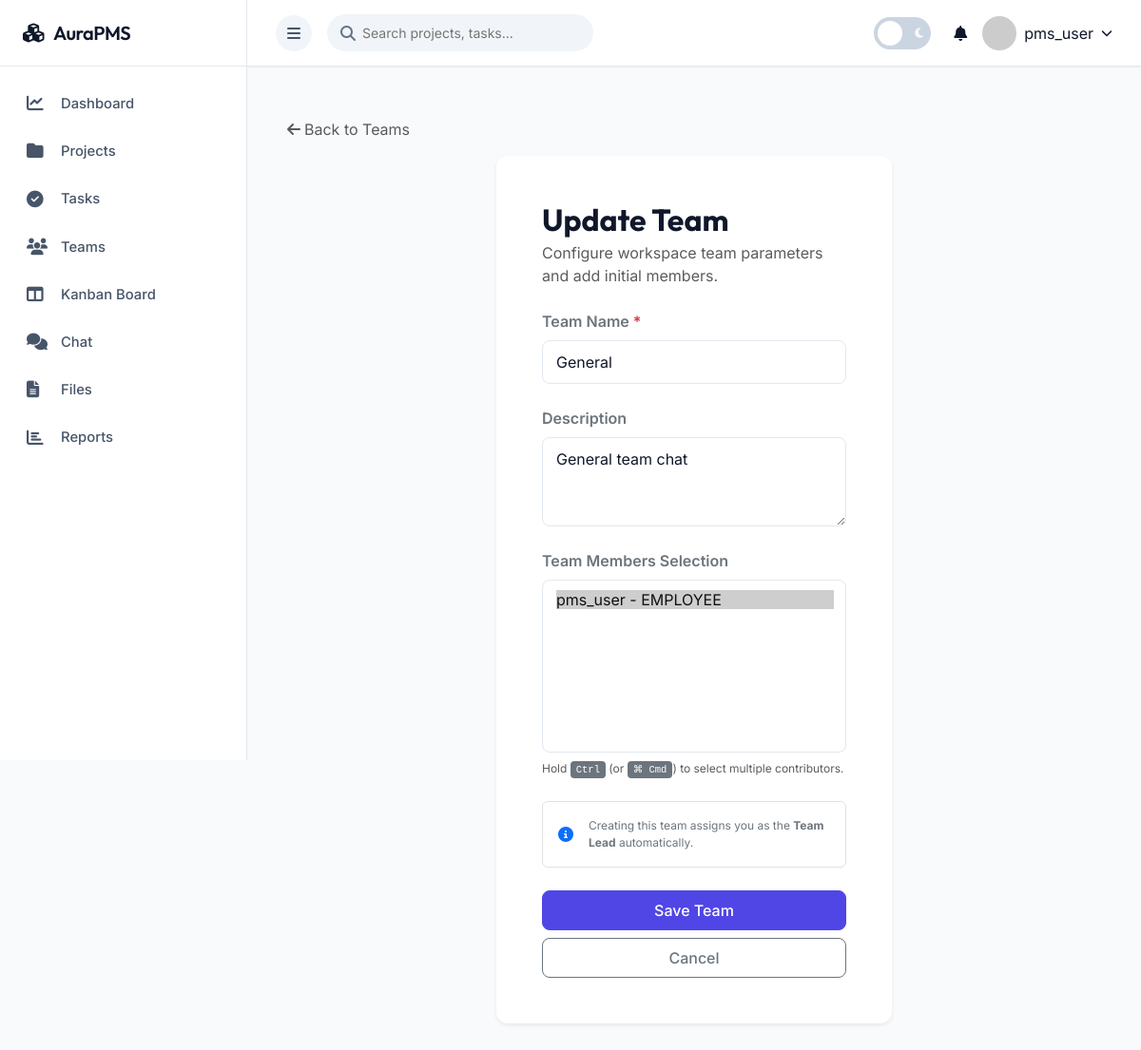
The app's page /teams/1/update/ (signed in) with its own data.
### apps/accounts/models.py (models this page shows, shortened)
class User(AbstractUser):
    ROLE_CHOICES = [
        ('SUPER_ADMIN', 'Super Admin'),
        ('PROJECT_MANAGER', 'Project Manager'),
        ('EMPLOYEE', 'Employee'),
    ]
    role = models.CharField(max_length=20, choices=ROLE_CHOICES, default='EMPLOYEE')
    phone = models.CharField(max_length=15, blank=True)
    profile_picture = models.ImageField(upload_to='profiles/', null=True, blank=True)
    department = models.CharField(max_length=100, blank=True)
    designation = models.CharField(max_length=100, blank=True)
    date_joined = models.DateTimeField(auto_now_add=True)
    is_active = models.BooleanField(default=True)
    last_login_ip = models.GenericIPAddressField(null=True, blank=True)
    def __str__(self):
        return f"{self.username} - {self.role}"
    class Meta:
        db_table = 'users'

### apps/teams/models.py (models this page shows, shortened)
class Team(models.Model):
    name = models.CharField(max_length=100)
    description = models.TextField(blank=True)
    team_lead = models.ForeignKey(User, on_delete=models.CASCADE, related_name='led_teams')
    members = models.ManyToManyField(User, related_name='teams', blank=True)
    created_at = models.DateTimeField(auto_now_add=True)
    updated_at = models.DateTimeField(auto_now=True)
    class Meta:
        ordering = ['name']

### apps/teams/views.py (the view)
# urls.py: path('<int:pk>/update/', views.team_update, name='team_update'),
@login_required
def team_update(request, pk):
    team = get_object_or_404(Team, pk=pk)
    if request.user != team.team_lead and request.user.role != 'SUPER_ADMIN':
        messages.error(request, 'You do not have permission to edit this team.')
        return redirect('team_list')
    if request.method == 'POST':
        form = TeamForm(request.POST, instance=team)
        if form.is_valid():
            form.save()
            messages.success(request, f'Team "{team.name}" updated successfully!')
            return redirect('team_detail', pk=team.pk)
    else:
        form = TeamForm(instance=team)
    return render(request, 'teams/team_form.html', {'form': form, 'title': 'Update Team', 'team': team})

### apps/teams/forms.py
class TeamForm(forms.ModelForm):
    members = forms.ModelMultipleChoiceField(
        queryset=User.objects.filter(role='EMPLOYEE'),
        widget=forms.SelectMultiple(attrs={'class': 'form-control'}),
        required=False
    )
    class Meta:
        model = Team
        fields = ['name', 'description', 'members']
        widgets = {
            'name': forms.TextInput(attrs={'class': 'form-control'}),
            'description': forms.Textarea(attrs={'rows': 3, 'class': 'form-control'}),
        }

### apps/accounts/context_processors.py (called while the page is built)
def user_teams(request):
    if request.user.is_authenticated:
        teams = Team.objects.filter(members=request.user)
        return {'user_teams': teams}
    return {'user_teams': []}

### templates/teams/team_form.html (shortened to what this page needs)
{% extends 'base.html' %}
{% load static %}
{% block content %}
<div class="container-fluid py-4">
    <div class="mb-3">
        <a href="{% url 'team_list' %}" class="text-muted text-decoration-none font-14 d-inline-flex align-items-center gap-1">
            <i class="fas fa-arrow-left"></i> Back to Teams
        </a>
    </div>
    <div class="row justify-content-center">
        <div class="col-lg-6 col-md-8">
            <div class="card border-0 shadow-sm">
                <div class="card-body p-4 p-md-5">
                    <div class="mb-4">
                        <h2 class="fw-bold text-dark-mode-light mb-1" style="font-family: 'Outfit', sans-serif;">{{ title }}</h2>
                        <p class="text-muted font-13">Configure workspace team parameters and add initial members.</p>
                    </div>
                    <form method="post" novalidate>
                        <div class="row g-4">
                            <div class="col-12">
                                <label for="id_name" class="form-label fw-semibold text-secondary font-13">Team Name <span class="text-danger">*</span></label>
                                {{ form.name }}
                            </div>
                            <div class="col-12">
                                <label for="id_description" class="form-label fw-semibold text-secondary font-13">Description</label>
                                {{ form.description }}
                            </div>
                            <div class="col-12">
                                <label for="id_members" class="form-label fw-semibold text-secondary font-13">Team Members Selection</label>
                                {{ form.members }}
                                <div class="form-text font-12 text-muted mt-2">
                                    Hold <kbd class="bg-secondary text-white font-10">Ctrl</kbd> (or <kbd class="bg-secondary text-white font-10">⌘ Cmd</kbd>) to select multiple contributors.
                                </div>
                            </div>
                        </div>
                        <div class="bg-primary-light border border-color rounded p-3 mt-4 mb-4 d-flex gap-3 align-items-center">
                            <i class="fas fa-info-circle text-primary font-18"></i>
                            <span class="font-12 text-secondary">Creating this team assigns you as the <strong>Team Lead</strong> automatically.</span>
                        </div>
                        <div class="d-flex flex-column gap-2">
                            <button type="submit" class="btn btn-primary w-100">Save Team</button>
                            <a href="{% url 'team_list' %}" class="btn btn-outline-secondary w-100">Cancel</a>
                        </div>
                    </form>
                </div>
            </div>
        </div>
    </div>
</div>
{% endblock %}

### templates/base.html (shortened to what this page needs)
<!DOCTYPE html>
<html lang="en">
<head>
    <link href="https://cdn.jsdelivr.net/npm/bootstrap@5.3.0/dist/css/bootstrap.min.css" rel="stylesheet">
    <link rel="stylesheet" href="https://cdnjs.cloudflare.com/ajax/libs/font-awesome/6.4.0/css/all.min.css">
    <link href='https://cdn.jsdelivr.net/npm/fullcalendar@5.11.3/main.min.css' rel='stylesheet' />
    {% load static %}
    <link rel="stylesheet" href="{% static 'css/style.css' %}">
</head>
<body>
    <div class="sidebar">
        <div class="sidebar-header">
            <h3><i class="fas fa-cubes text-indigo-500"></i> <span>AuraPMS</span></h3>
        </div>
        <div class="sidebar-menu">
            <a href="{% url 'dashboard' %}" class="menu-item">
                <i class="fas fa-chart-line"></i> <span>Dashboard</span>
            </a>
            <a href="{% url 'project_list' %}" class="menu-item">
                <i class="fas fa-folder"></i> <span>Projects</span>
            </a>
            <a href="{% url 'task_list' %}" class="menu-item">
                <i class="fas fa-check-circle"></i> <span>Tasks</span>
            </a>
            <a href="{% url 'team_list' %}" class="menu-item">
                <i class="fas fa-users"></i> <span>Teams</span>
            </a>
            <a href="{% url 'kanban_board' %}" class="menu-item">
                <i class="fas fa-columns"></i> <span>Kanban Board</span>
            </a>
            <a href="{% url 'chat_room' team_id=1 %}" class="menu-item">
                <i class="fas fa-comments"></i> <span>Chat</span>
            </a>
            <a href="{% url 'file_list' %}" class="menu-item">
                <i class="fas fa-file-alt"></i> <span>Files</span>
            </a>
            <a href="{% url 'reports_dashboard' %}" class="menu-item">
                <i class="fas fa-chart-bar"></i> <span>Reports</span>
            </a>
        </div>
    </div>
    <div class="main-content">
        <nav class="navbar">
            <div class="d-flex align-items-center gap-3">
                <button class="btn btn-icon" id="sidebarToggle">
                    <i class="fas fa-bars"></i>
                </button>
                <div class="nav-search">
                    <i class="fas fa-search"></i>
                    <input type="text" placeholder="Search projects, tasks...">
                </div>
            </div>
            <div class="nav-icons align-items-center">
                <div class="theme-switch-wrapper me-2">
                    <label class="theme-switch" for="darkModeToggle">
                        <div class="slider round">
                            <i class="fas fa-sun text-warning font-12"></i>
                            <i class="fas fa-moon text-light font-12"></i>
                        </div>
                    </label>
                </div>
                <div class="notification-dropdown position-relative dropdown" id="notificationDropdownBtn">
                    <div data-bs-toggle="dropdown" class="cursor-pointer">
                        <i class="fas fa-bell"></i>
                        <span class="badge" id="notificationCount">0</span>
                    </div>
                </div>
                <div class="user-dropdown dropdown">
                    <div class="d-flex align-items-center gap-2 cursor-pointer" id="userMenuBtn" data-bs-toggle="dropdown">
                        {% if request.user.profile_picture %}
                            <img src="{{ request.user.profile_picture.url }}" alt="User">
                        {% else %}
                            <img src="https://via.placeholder.com/40" alt="User">
                        {% endif %}
                        <span class="d-none d-md-inline">{{ request.user.username }}</span>
                        <i class="fas fa-chevron-down font-12"></i>
                    </div>
                </div>
            </div>
        </nav>
        <div class="content">
            {% block content %}{% endblock %}
        </div>
    </div>
    <div id="toastContainer" class="toast-container position-fixed bottom-0 end-0 p-3" style="z-index: 1055;"></div>
</body>
</html>

### records on screen
User: user.username "pms_user"
Team: name "General", description "General team chat"

### other values on screen
{{ title }} "Update Team"
